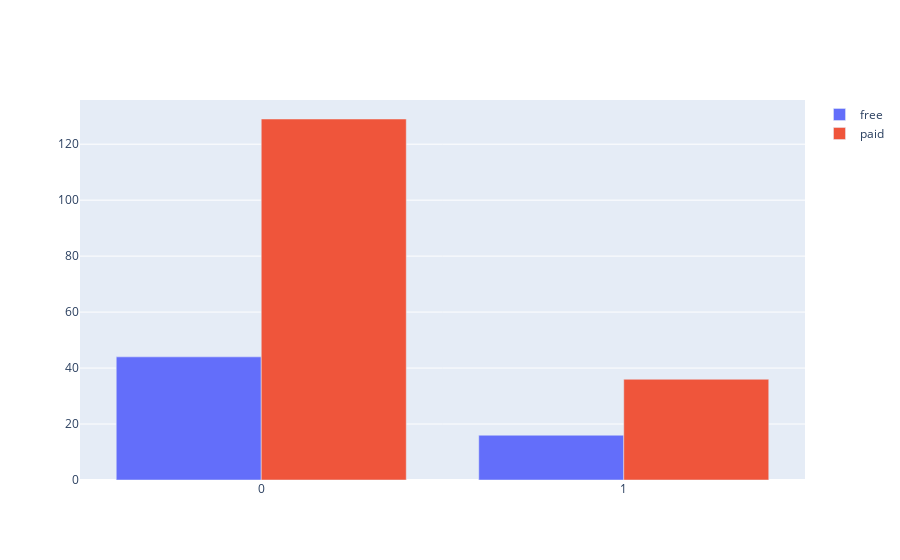

The cell this chart's notebook holds for it:
### Code cell
subscription_level_tab = user_df.crosstab('churn', 'subscription_level').toPandas()

churn = ['1', '0']

fig = go.Figure(data=[
    go.Bar(name='free', x=churn, y=subscription_level_tab['free']),
    go.Bar(name='paid', x=churn, y=subscription_level_tab['paid']),
])
# Change the bar mode
fig.update_layout(barmode='group')
fig.show()

### Figure 1 — Plotly figure (JSON) as saved in the notebook; plotly's stock layout.template omitted (floating-point values rounded to 4 significant figures)
{"data": [{"name": "free", "type": "bar", "x": ["1", "0"], "y": [16, 44]}, {"name": "paid", "type": "bar", "x": ["1", "0"], "y": [36, 129]}], "layout": {"barmode": "group"}}
